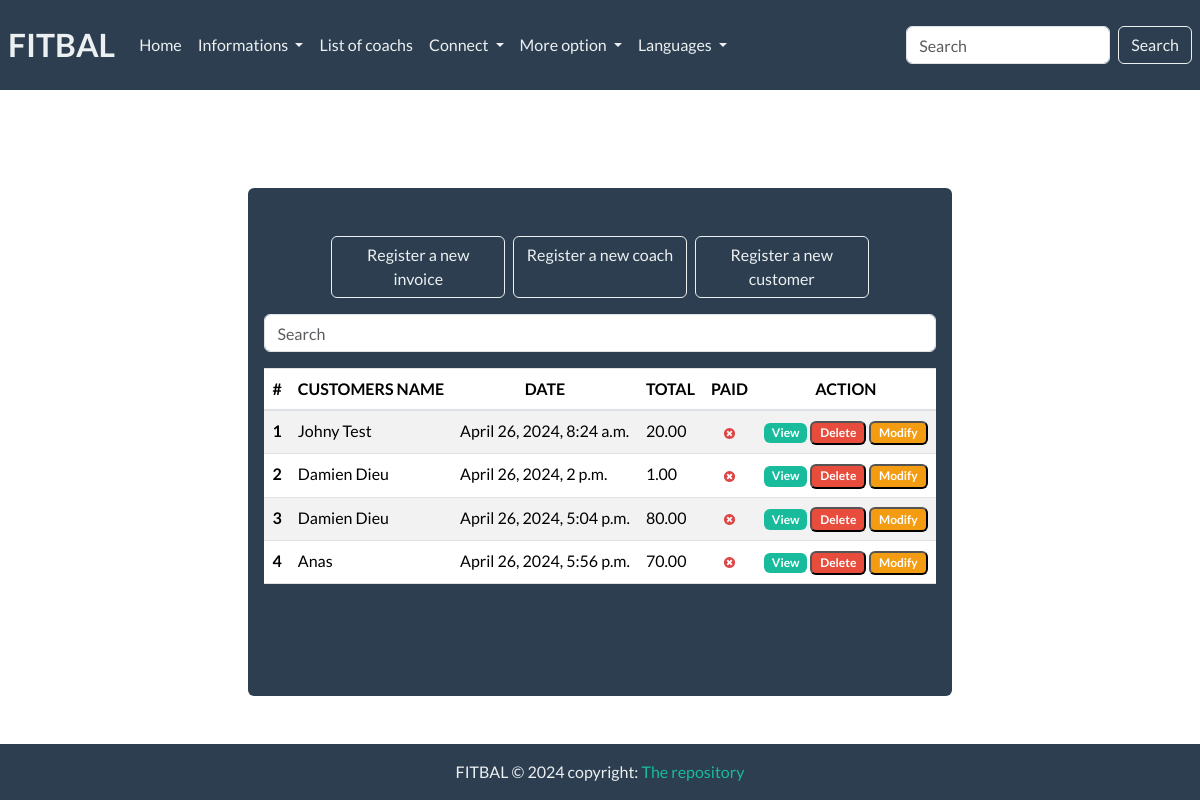
The app's page /?page=2, older data.
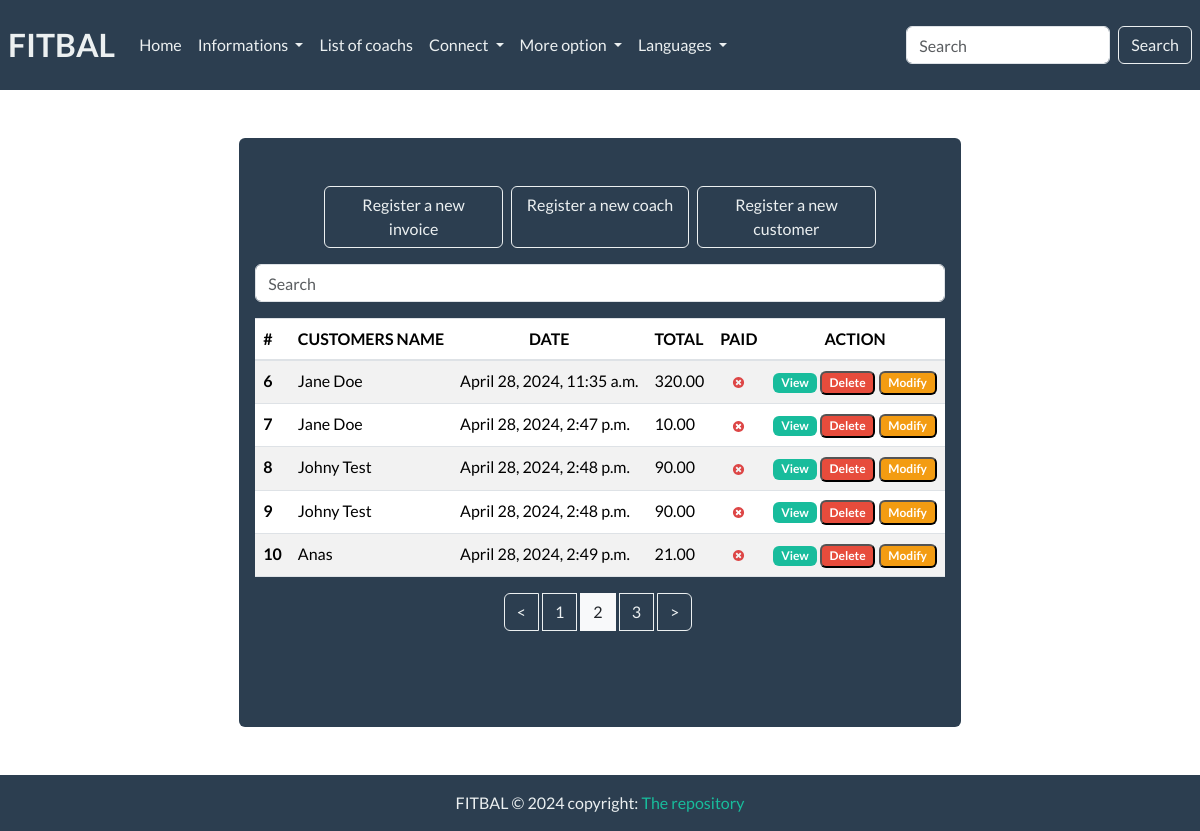
The same page, newer data.
### Fit_bal/models.py (models this page shows, shortened)
class Invoice(models.Model):
    customer = models.ForeignKey(Customer, on_delete=models.PROTECT)
    save_by = models.ForeignKey(User, on_delete=models.PROTECT)
    invoice_datetime = models.DateTimeField(auto_now_add=True)
    total = models.DecimalField(max_digits=100000, decimal_places=2)
    last_updated_date = models.DateTimeField(null=True, blank=True)
    paid = models.BooleanField(default=False)
    comment = models.TextField(null=True, max_length=1000,blank=True)
    class Meta:
        verbose_name = "Invoice"
        verbose_name_plural = "Invoices"

class Customer(models.Model):
    SEX_TYPES = {
        ('M','Male'),
        ('F','Female'),
        ('P','Other')
    }
    name = models.CharField(max_length=128)
    email = models.EmailField()
    phone = models.CharField(max_length=128)
    address = models.CharField(max_length=128)
    sex = models.CharField(max_length=1, choices= SEX_TYPES)
    age = models.CharField(max_length=12)
    city = models.CharField(max_length=32)
    zip_code = models.CharField(max_length=16)
    created_date = models.DateTimeField(auto_now_add=True)
    save_by = models.ForeignKey(User, on_delete=models.PROTECT)
    class Meta:
        verbose_name = "Customer"
        verbose_name_plural = "Customers"

### Fit_bal/views.py (the view, shortened to what this page needs)
# urls.py: path('',views.HomeView.as_view(), name='home'),
class HomeView(View):
    templates_name = 'index.html'
    def get(self, request, *args, **kwargs):
        invoices = Invoice.objects.select_related('customer','save_by').all()
        context = {
            'invoices':invoices
            }
        items = pagination(request,invoices)
        context['invoices'] = items
        return render(request, self.templates_name,context)

### Fit_bal/utils.py (called while the page is built)
def pagination(request, invoices):
    default_page = 1
    page = request.GET.get('page',default_page)
    perPage = 5
    paginator = Paginator(invoices, perPage)
    try:
        items_page = paginator.page(page)
    except PageNotAnInteger:
        items_page = paginator.page(default_page)
    except EmptyPage:
        items_page = paginator.page(paginator.num_pages)
    return items_page

### templates/index.html (shortened to what this page needs)
{% extends "base.html" %}
{% load static %}
{% load i18n %}
{% block content %}
<br><br>
<div class="row d-flex justify-content-center">
    <a href="{% url 'add-invoice' %}" class="btn col-md-3 btn-outline-light">
        Register a new invoice
    </a>
    <a href="{% url 'add-coach' %}" class="btn col-md-3 ml-2 btn-outline-light">
        Register a new coach
    </a>
    <a href="{% url 'add-customer' %}" class="btn col-md-3 ml-2 btn-outline-light">
        Register a new customer
    </a>
</div>
<div class="form-group mt-3">
    <input id="search" class="form-control" type="text" placeholder="Search">
</div>
<div>
    <table class="table table-striped">
        <thead>
            <tr>
                <th scope="col">#</th>
                <th scope="col">CUSTOMERS NAME</th>
                <th class="text-center" scope="col">DATE</th>
                <th scope="col">TOTAL</th>
                <th scope="col">PAID</th>
                <th class="text-center" scope="col">ACTION</th>
            </tr>
        </thead>
        <tbody id="myTable">
            {% if invoices %}
            {% for invoice in invoices %}
            <tr>
                <th scope="row">{{ invoice.pk }}</th>
                <td>{{invoice.customer.name}}</td>
                <td>{{invoice.invoice_datetime}}</td>
                <td>{{invoice.total }}</td>
                <td class="text-center">
                    {% if invoice.paid %}
                    <img src="{% static 'images/crois_verte.svg' %}" alt="True">
                    {% else %}
                    <img src="{% static 'images/crois_rouge.svg' %}" alt="False">
                    {% endif %}
                </td>
                <td>
                    <a href="/" title="Detail" class="badge text-white bg-success text-decoration-none">View</a>
                    <button id="btn-invoice-sup" type="button" data-toggle="modal" data-target="#supprimer"
                        class="badge text-white bg-danger" title="Supprimer" data-id="{{ invoice.pk }}"
                        data-customer="{{invoice.customer.name}}">Delete
                    </button>
                    <button id="btn-invoice-mod" type="button" data-toggle="modal" title="Modifier"
                        data-target="#modifier" data-id="{{invoice.pk}}" data-customer="{{invoice.customer.name}}"
                        class="badge text-white bg-warning">Modify
                    </button>
                </td>
            </tr>
            {% endfor %}
            {% else %}
            <tr>
                <td colspan="7" class="text-center text-dark">No invoice found</td>
            </tr>
            {% endif %}
        </tbody>
    </table>
</div>
{% if invoices.has_other_pages %}
<div class="d-flex justify-content-center">
    <div class="btn-group" role="group" aria-label="Item pagination">
        {% if invoices.has_previous %}
        <a href="?page={{invoices.previous_page_number}}" class="btn btn-outline-light mr-1">&lt;</a>
        {% endif %}
        {% for page_number in invoices.paginator.page_range %}
            {% if invoices.number == page_number %}
                <button class="btn btn-outline-light active mr-1">
                    <span>{{ page_number }} <span class="sr-only">(current)</span></span>
                </button>
                {% else %}
                    <a href="?page={{page_number}}" class="btn btn-outline-light mr-1">{{ page_number }}</a>
            {% endif %}
        {% endfor %}
        {% if invoices.has_next %}
        <a href="?page={{invoices.next_page_number}}" class="btn btn-outline-light mr-1">&gt;</a>
        {% endif %}
    </div>
</div>
{% endif %}
<br><br>
{% endblock %}

Row changes from the older to the newer data that the page shows:
no longer on this page (row unchanged): Invoice: pk "1", customer.name "Johny Test", invoice_datetime "April 26, 2024, 8:24 a.m.", total "20.00", paid False (drawn)
no longer on this page (row unchanged): Invoice: pk "2", customer.name "Damien Dieu", invoice_datetime "April 26, 2024, 2 p.m.", total "1.00", paid False (drawn)
no longer on this page (row unchanged): Invoice: pk "3", customer.name "Damien Dieu", invoice_datetime "April 26, 2024, 5:04 p.m.", total "80.00", paid False (drawn)
no longer on this page (row unchanged): Invoice: pk "4", customer.name "Anas", invoice_datetime "April 26, 2024, 5:56 p.m.", total "70.00", paid False (drawn)
added Invoice: pk "6", customer.name "Jane Doe", invoice_datetime "April 28, 2024, 11:35 a.m.", total "320.00", paid False (drawn)
added Invoice: pk "7", customer.name "Jane Doe", invoice_datetime "April 28, 2024, 2:47 p.m.", total "10.00", paid False (drawn)
added Invoice: pk "8", customer.name "Johny Test", invoice_datetime "April 28, 2024, 2:48 p.m.", total "90.00", paid False (drawn)
added Invoice: pk "9", customer.name "Johny Test", invoice_datetime "April 28, 2024, 2:48 p.m.", total "90.00", paid False (drawn)
added Invoice: pk "10", customer.name "Anas", invoice_datetime "April 28, 2024, 2:49 p.m.", total "21.00", paid False (drawn)
Text that changed along with them:
new list line: "1"
new list line: "2"
new list line: "3"
